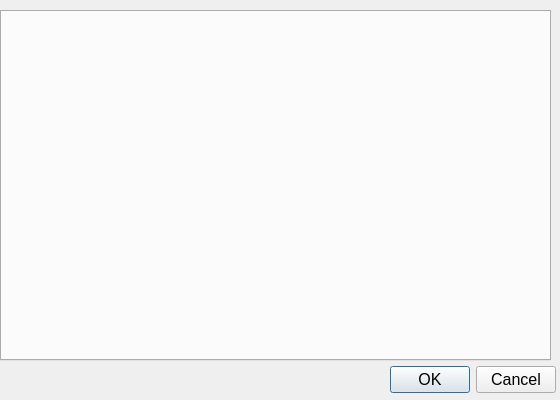
<?xml version="1.0" encoding="UTF-8"?>
<ui version="4.0">
 <class>Dialog</class>
 <widget class="QDialog" name="Dialog">
  <property name="windowModality">
   <enum>Qt::ApplicationModal</enum>
  </property>
  <property name="geometry">
   <rect>
    <x>0</x>
    <y>0</y>
    <width>560</width>
    <height>400</height>
   </rect>
  </property>
  <property name="minimumSize">
   <size>
    <width>560</width>
    <height>400</height>
   </size>
  </property>
  <property name="maximumSize">
   <size>
    <width>560</width>
    <height>400</height>
   </size>
  </property>
  <property name="windowTitle">
   <string>Settings...</string>
  </property>
  <widget class="QDialogButtonBox" name="buttonBox">
   <property name="geometry">
    <rect>
     <x>380</x>
     <y>359</y>
     <width>176</width>
     <height>41</height>
    </rect>
   </property>
   <property name="font">
    <font>
     <pointsize>12</pointsize>
    </font>
   </property>
   <property name="standardButtons">
    <set>QDialogButtonBox::Cancel|QDialogButtonBox::Ok</set>
   </property>
  </widget>
  <widget class="QTabWidget" name="tabWidget">
   <property name="geometry">
    <rect>
     <x>0</x>
     <y>10</y>
     <width>551</width>
     <height>351</height>
    </rect>
   </property>
   <property name="font">
    <font>
     <pointsize>12</pointsize>
    </font>
   </property>

  </widget>
 </widget>
 <resources/>
 <connections/>
</ui>
